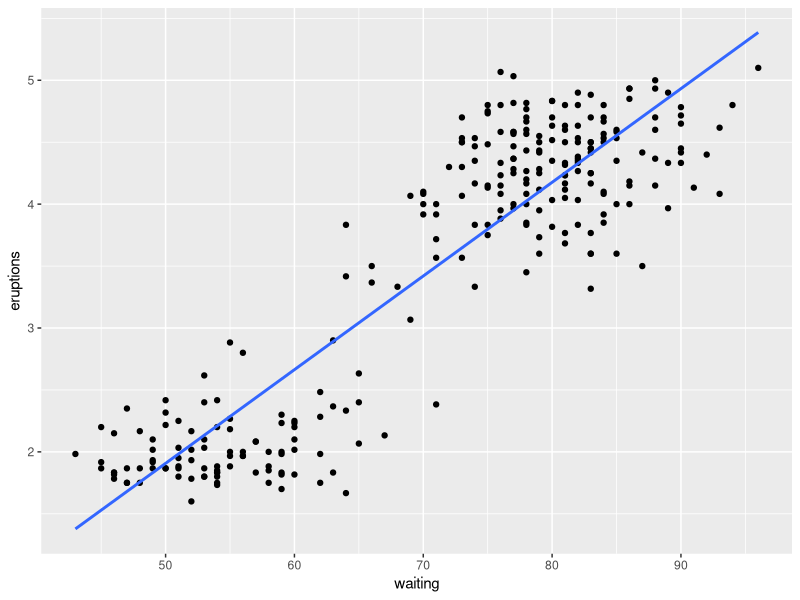
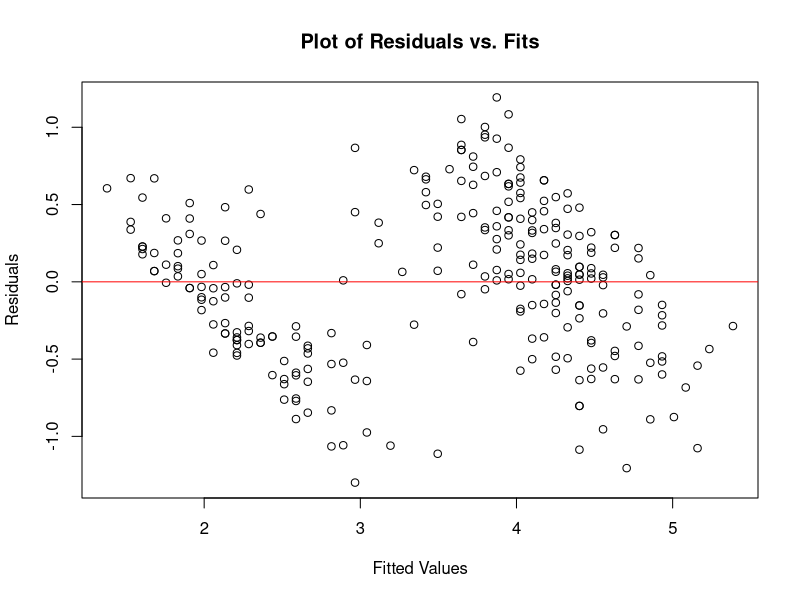
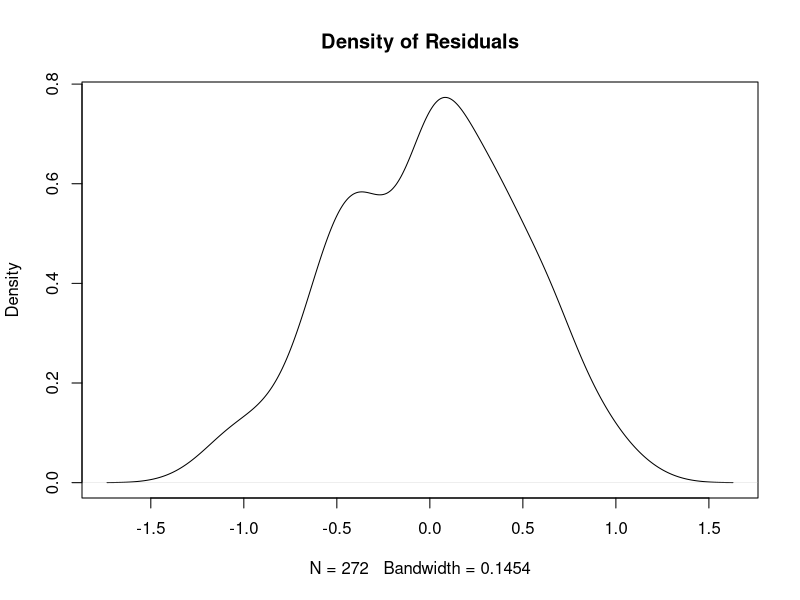

Generate these figures, in order, with R:
## ---- chunk 1
#| echo: false
#| message: false
#| warning: false

library(dplyr)
library(ggplot2)
library(broom)
## ---- chunk 2
mean_099 <- 44.51
sd_099 <- 13.32
n_099 <- 23

mean_1 <- 56.81
sd_1 <- 16.13
n_1 <- 23

## ---- chunk 3
diff_means <- mean_099 - mean_1
diff_means
## ---- chunk 4
se <- sqrt((sd_099^2 / n_099) + (sd_1^2 / n_1))
se
## ---- chunk 5
t_stat <- diff_means / se
t_stat
## ---- chunk 6
df <- 23 - 1
df
## ---- chunk 7
p_value <- 2 * (1 - pt(abs(t_stat), df))
p_value
## ---- chunk 8
diff_means <- mean_099 - mean_1
diff_means
## ---- chunk 9
SE <- sqrt((sd_099^2 / n_099) + (sd_1^2 / n_1))
SE
## ---- chunk 10
t_critical <- qt(0.975, df = 22)
t_critical
## ---- chunk 11
CI_lower <- diff_means - t_critical * SE
CI_upper <- diff_means + t_critical * SE


CI_lower
CI_upper
## ---- chunk 12
glimpse(faithful)
## ---- chunk 13
ggplot(faithful, aes(x = waiting, y = eruptions)) +
  geom_point() +
  geom_smooth(method = 'lm', se = FALSE)
## ---- chunk 14
lm_model <- lm(eruptions ~ waiting, data = faithful)
plot(x = lm_model$fitted.values, y = lm_model$residuals, xlab = 'Fitted Values',
     ylab = 'Residuals', main = 'Plot of Residuals vs. Fits')
abline(h = 0, col = 'red')
## ---- chunk 15
density_value <- density(lm_model$residuals)
plot(density_value, main = 'Density of Residuals')

# qqnorm(lm_model$residuals, main = 'QQ-Plot')
# qqline(lm_model$residuals, col='red')
## ---- chunk 16
broom::tidy(lm_model)
## ---- chunk 17
lm_summary <- summary(lm_model)
est = lm_model$coefficients['waiting']
me <- qt(0.975, df = 271) * lm_summary$coefficients['waiting', 'Std. Error']

c(est - me, est + me)
## ---- chunk 18
confint(lm_model)[2, ]
